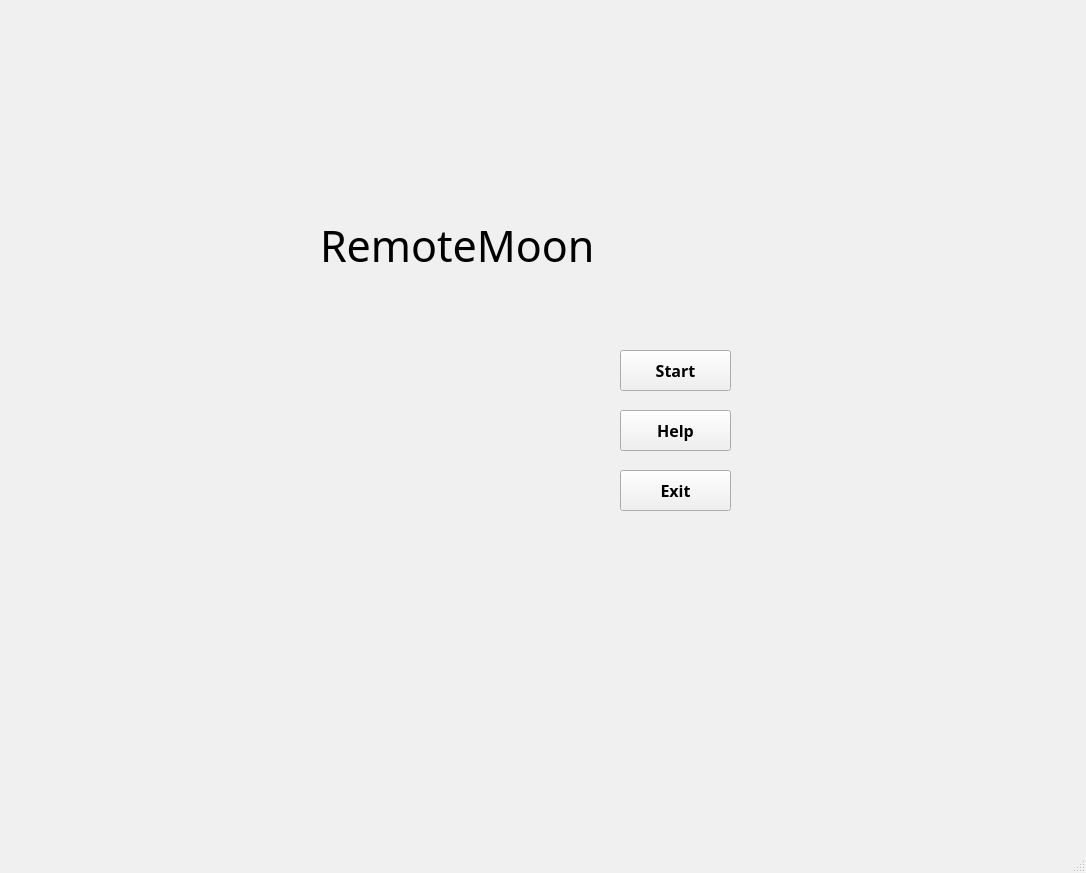
<?xml version="1.0" encoding="UTF-8"?>
<ui version="4.0">
 <class>Interface</class>
 <widget class="QMainWindow" name="Interface">
  <property name="geometry">
   <rect>
    <x>0</x>
    <y>0</y>
    <width>1086</width>
    <height>873</height>
   </rect>
  </property>
  <property name="palette">
   <palette>
    <active>
     <colorrole role="Window">
      <brush brushstyle="SolidPattern">
       <color alpha="255">
        <red>0</red>
        <green>0</green>
        <blue>0</blue>
       </color>
      </brush>
     </colorrole>
    </active>
    <inactive>
     <colorrole role="Window">
      <brush brushstyle="SolidPattern">
       <color alpha="255">
        <red>240</red>
        <green>240</green>
        <blue>240</blue>
       </color>
      </brush>
     </colorrole>
    </inactive>
    <disabled>
     <colorrole role="Window">
      <brush brushstyle="SolidPattern">
       <color alpha="255">
        <red>0</red>
        <green>0</green>
        <blue>0</blue>
       </color>
      </brush>
     </colorrole>
    </disabled>
   </palette>
  </property>
  <property name="windowTitle">
   <string>Interface</string>
  </property>
  <widget class="QWidget" name="centralwidget">
   <property name="palette">
    <palette>
     <active>
      <colorrole role="WindowText">
       <brush brushstyle="SolidPattern">
        <color alpha="255">
         <red>255</red>
         <green>255</green>
         <blue>255</blue>
        </color>
       </brush>
      </colorrole>
      <colorrole role="Button">
       <brush brushstyle="SolidPattern">
        <color alpha="255">
         <red>0</red>
         <green>0</green>
         <blue>0</blue>
        </color>
       </brush>
      </colorrole>
      <colorrole role="Light">
       <brush brushstyle="SolidPattern">
        <color alpha="255">
         <red>0</red>
         <green>0</green>
         <blue>0</blue>
        </color>
       </brush>
      </colorrole>
      <colorrole role="Midlight">
       <brush brushstyle="SolidPattern">
        <color alpha="255">
         <red>0</red>
         <green>0</green>
         <blue>0</blue>
        </color>
       </brush>
      </colorrole>
      <colorrole role="Dark">
       <brush brushstyle="SolidPattern">
        <color alpha="255">
         <red>0</red>
         <green>0</green>
         <blue>0</blue>
        </color>
       </brush>
      </colorrole>
      <colorrole role="Mid">
       <brush brushstyle="SolidPattern">
        <color alpha="255">
         <red>0</red>
         <green>0</green>
         <blue>0</blue>
        </color>
       </brush>
      </colorrole>
      <colorrole role="Text">
       <brush brushstyle="SolidPattern">
        <color alpha="255">
         <red>255</red>
         <green>255</green>
         <blue>255</blue>
        </color>
       </brush>
      </colorrole>
      <colorrole role="BrightText">
       <brush brushstyle="SolidPattern">
        <color alpha="255">
         <red>255</red>
         <green>255</green>
         <blue>255</blue>
        </color>
       </brush>
      </colorrole>
      <colorrole role="ButtonText">
       <brush brushstyle="SolidPattern">
        <color alpha="255">
         <red>255</red>
         <green>255</green>
         <blue>255</blue>
        </color>
       </brush>
      </colorrole>
      <colorrole role="Base">
       <brush brushstyle="SolidPattern">
        <color alpha="255">
         <red>0</red>
         <green>0</green>
         <blue>0</blue>
        </color>
       </brush>
      </colorrole>
      <colorrole role="Window">
       <brush brushstyle="SolidPattern">
        <color alpha="255">
         <red>0</red>
         <green>0</green>
         <blue>0</blue>
        </color>
       </brush>
      </colorrole>
      <colorrole role="Shadow">
       <brush brushstyle="SolidPattern">
        <color alpha="255">
         <red>0</red>
         <green>0</green>
         <blue>0</blue>
        </color>
       </brush>
      </colorrole>
      <colorrole role="AlternateBase">
       <brush brushstyle="SolidPattern">
        <color alpha="255">
         <red>0</red>
         <green>0</green>
         <blue>0</blue>
        </color>
       </brush>
      </colorrole>
      <colorrole role="ToolTipBase">
       <brush brushstyle="SolidPattern">
        <color alpha="255">
         <red>255</red>
         <green>255</green>
         <blue>220</blue>
        </color>
       </brush>
      </colorrole>
      <colorrole role="ToolTipText">
       <brush brushstyle="SolidPattern">
        <color alpha="255">
         <red>0</red>
         <green>0</green>
         <blue>0</blue>
        </color>
       </brush>
      </colorrole>
      <colorrole role="PlaceholderText">
       <brush brushstyle="SolidPattern">
        <color alpha="127">
         <red>255</red>
         <green>255</green>
         <blue>255</blue>
        </color>
       </brush>
      </colorrole>
     </active>
     <inactive>
      <colorrole role="WindowText">
       <brush brushstyle="SolidPattern">
        <color alpha="255">
         <red>0</red>
         <green>0</green>
         <blue>0</blue>
        </color>
       </brush>
      </colorrole>
      <colorrole role="Button">
       <brush brushstyle="SolidPattern">
        <color alpha="255">
         <red>240</red>
         <green>240</green>
         <blue>240</blue>
        </color>
       </brush>
      </colorrole>
      <colorrole role="Light">
       <brush brushstyle="SolidPattern">
        <color alpha="255">
         <red>255</red>
         <green>255</green>
         <blue>255</blue>
        </color>
       </brush>
      </colorrole>
      <colorrole role="Midlight">
       <brush brushstyle="SolidPattern">
        <color alpha="255">
         <red>227</red>
         <green>227</green>
         <blue>227</blue>
        </color>
       </brush>
      </colorrole>
      <colorrole role="Dark">
       <brush brushstyle="SolidPattern">
        <color alpha="255">
         <red>160</red>
         <green>160</green>
         <blue>160</blue>
        </color>
       </brush>
      </colorrole>
      <colorrole role="Mid">
       <brush brushstyle="SolidPattern">
        <color alpha="255">
         <red>160</red>
         <green>160</green>
         <blue>160</blue>
        </color>
       </brush>
      </colorrole>
      <colorrole role="Text">
       <brush brushstyle="SolidPattern">
        <color alpha="255">
         <red>0</red>
         <green>0</green>
         <blue>0</blue>
        </color>
       </brush>
      </colorrole>
      <colorrole role="BrightText">
       <brush brushstyle="SolidPattern">
        <color alpha="255">
         <red>255</red>
         <green>255</green>
         <blue>255</blue>
        </color>
       </brush>
      </colorrole>
      <colorrole role="ButtonText">
       <brush brushstyle="SolidPattern">
        <color alpha="255">
         <red>0</red>
         <green>0</green>
         <blue>0</blue>
        </color>
       </brush>
      </colorrole>
      <colorrole role="Base">
       <brush brushstyle="SolidPattern">
        <color alpha="255">
         <red>255</red>
         <green>255</green>
         <blue>255</blue>
        </color>
       </brush>
      </colorrole>
      <colorrole role="Window">
       <brush brushstyle="SolidPattern">
        <color alpha="255">
         <red>240</red>
         <green>240</green>
         <blue>240</blue>
        </color>
       </brush>
      </colorrole>
      <colorrole role="Shadow">
       <brush brushstyle="SolidPattern">
        <color alpha="255">
         <red>105</red>
         <green>105</green>
         <blue>105</blue>
        </color>
       </brush>
      </colorrole>
      <colorrole role="AlternateBase">
       <brush brushstyle="SolidPattern">
        <color alpha="255">
         <red>233</red>
         <green>231</green>
         <blue>227</blue>
        </color>
       </brush>
      </colorrole>
      <colorrole role="ToolTipBase">
       <brush brushstyle="SolidPattern">
        <color alpha="255">
         <red>255</red>
         <green>255</green>
         <blue>220</blue>
        </color>
       </brush>
      </colorrole>
      <colorrole role="ToolTipText">
       <brush brushstyle="SolidPattern">
        <color alpha="255">
         <red>0</red>
         <green>0</green>
         <blue>0</blue>
        </color>
       </brush>
      </colorrole>
      <colorrole role="PlaceholderText">
       <brush brushstyle="SolidPattern">
        <color alpha="128">
         <red>0</red>
         <green>0</green>
         <blue>0</blue>
        </color>
       </brush>
      </colorrole>
     </inactive>
     <disabled>
      <colorrole role="WindowText">
       <brush brushstyle="SolidPattern">
        <color alpha="255">
         <red>0</red>
         <green>0</green>
         <blue>0</blue>
        </color>
       </brush>
      </colorrole>
      <colorrole role="Button">
       <brush brushstyle="SolidPattern">
        <color alpha="255">
         <red>0</red>
         <green>0</green>
         <blue>0</blue>
        </color>
       </brush>
      </colorrole>
      <colorrole role="Light">
       <brush brushstyle="SolidPattern">
        <color alpha="255">
         <red>0</red>
         <green>0</green>
         <blue>0</blue>
        </color>
       </brush>
      </colorrole>
      <colorrole role="Midlight">
       <brush brushstyle="SolidPattern">
        <color alpha="255">
         <red>0</red>
         <green>0</green>
         <blue>0</blue>
        </color>
       </brush>
      </colorrole>
      <colorrole role="Dark">
       <brush brushstyle="SolidPattern">
        <color alpha="255">
         <red>0</red>
         <green>0</green>
         <blue>0</blue>
        </color>
       </brush>
      </colorrole>
      <colorrole role="Mid">
       <brush brushstyle="SolidPattern">
        <color alpha="255">
         <red>0</red>
         <green>0</green>
         <blue>0</blue>
        </color>
       </brush>
      </colorrole>
      <colorrole role="Text">
       <brush brushstyle="SolidPattern">
        <color alpha="255">
         <red>0</red>
         <green>0</green>
         <blue>0</blue>
        </color>
       </brush>
      </colorrole>
      <colorrole role="BrightText">
       <brush brushstyle="SolidPattern">
        <color alpha="255">
         <red>255</red>
         <green>255</green>
         <blue>255</blue>
        </color>
       </brush>
      </colorrole>
      <colorrole role="ButtonText">
       <brush brushstyle="SolidPattern">
        <color alpha="255">
         <red>0</red>
         <green>0</green>
         <blue>0</blue>
        </color>
       </brush>
      </colorrole>
      <colorrole role="Base">
       <brush brushstyle="SolidPattern">
        <color alpha="255">
         <red>0</red>
         <green>0</green>
         <blue>0</blue>
        </color>
       </brush>
      </colorrole>
      <colorrole role="Window">
       <brush brushstyle="SolidPattern">
        <color alpha="255">
         <red>0</red>
         <green>0</green>
         <blue>0</blue>
        </color>
       </brush>
      </colorrole>
      <colorrole role="Shadow">
       <brush brushstyle="SolidPattern">
        <color alpha="255">
         <red>0</red>
         <green>0</green>
         <blue>0</blue>
        </color>
       </brush>
      </colorrole>
      <colorrole role="AlternateBase">
       <brush brushstyle="SolidPattern">
        <color alpha="255">
         <red>247</red>
         <green>247</green>
         <blue>247</blue>
        </color>
       </brush>
      </colorrole>
      <colorrole role="ToolTipBase">
       <brush brushstyle="SolidPattern">
        <color alpha="255">
         <red>255</red>
         <green>255</green>
         <blue>220</blue>
        </color>
       </brush>
      </colorrole>
      <colorrole role="ToolTipText">
       <brush brushstyle="SolidPattern">
        <color alpha="255">
         <red>0</red>
         <green>0</green>
         <blue>0</blue>
        </color>
       </brush>
      </colorrole>
      <colorrole role="PlaceholderText">
       <brush brushstyle="SolidPattern">
        <color alpha="128">
         <red>0</red>
         <green>0</green>
         <blue>0</blue>
        </color>
       </brush>
      </colorrole>
     </disabled>
    </palette>
   </property>
   <widget class="QPushButton" name="pushButton">
    <property name="geometry">
     <rect>
      <x>620</x>
      <y>350</y>
      <width>111</width>
      <height>41</height>
     </rect>
    </property>
    <property name="font">
     <font>
      <family>JetBrains Mono NL</family>
      <pointsize>12</pointsize>
      <bold>true</bold>
     </font>
    </property>
    <property name="text">
     <string>Start</string>
    </property>
   </widget>
   <widget class="QPushButton" name="pushButton_2">
    <property name="geometry">
     <rect>
      <x>620</x>
      <y>410</y>
      <width>111</width>
      <height>41</height>
     </rect>
    </property>
    <property name="font">
     <font>
      <family>JetBrains Mono NL</family>
      <pointsize>12</pointsize>
      <bold>true</bold>
     </font>
    </property>
    <property name="text">
     <string>Help</string>
    </property>
   </widget>
   <widget class="QPushButton" name="pushButton_3">
    <property name="geometry">
     <rect>
      <x>620</x>
      <y>470</y>
      <width>111</width>
      <height>41</height>
     </rect>
    </property>
    <property name="font">
     <font>
      <family>JetBrains Mono NL</family>
      <pointsize>12</pointsize>
      <bold>true</bold>
     </font>
    </property>
    <property name="text">
     <string>Exit</string>
    </property>
   </widget>
   <widget class="QLabel" name="label">
    <property name="geometry">
     <rect>
      <x>320</x>
      <y>150</y>
      <width>551</width>
      <height>191</height>
     </rect>
    </property>
    <property name="font">
     <font>
      <family>JetBrains Mono NL</family>
      <pointsize>32</pointsize>
      <bold>false</bold>
     </font>
    </property>
    <property name="text">
     <string>RemoteMoon</string>
    </property>
   </widget>
   <widget class="QLabel" name="label_2">
    <property name="geometry">
     <rect>
      <x>850</x>
      <y>140</y>
      <width>201</width>
      <height>201</height>
     </rect>
    </property>
    <property name="text">
     <string>&lt;html&gt;&lt;head/&gt;&lt;body&gt;&lt;p&gt;&lt;img src=&quot;:/Pictures/moon.png&quot;/&gt;&lt;/p&gt;&lt;/body&gt;&lt;/html&gt;</string>
    </property>
   </widget>
  </widget>
  <widget class="QMenuBar" name="menubar">
   <property name="geometry">
    <rect>
     <x>0</x>
     <y>0</y>
     <width>1086</width>
     <height>21</height>
    </rect>
   </property>
  </widget>
  <widget class="QStatusBar" name="statusbar"/>
 </widget>
 <resources/>
 <connections/>
</ui>
